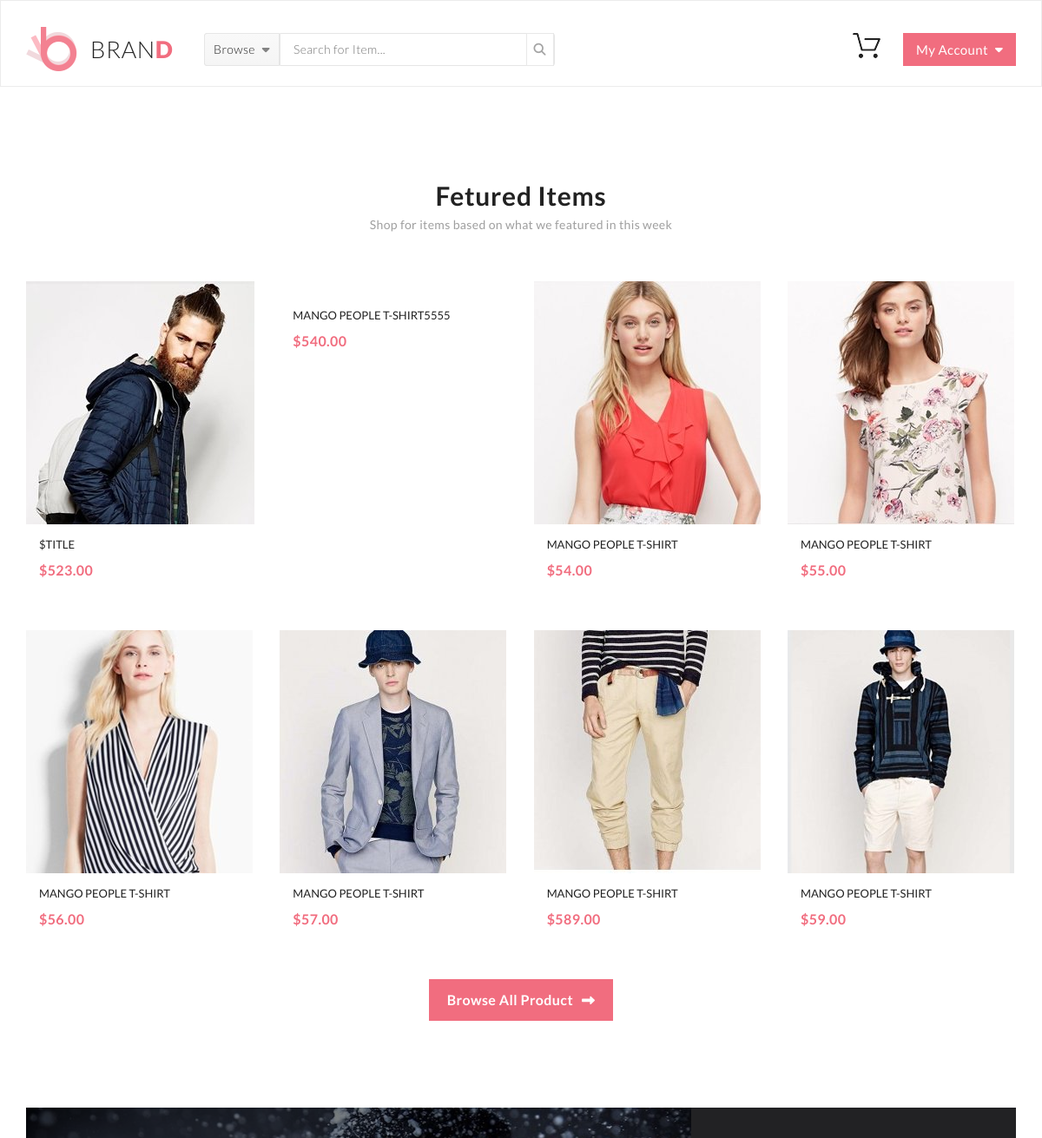
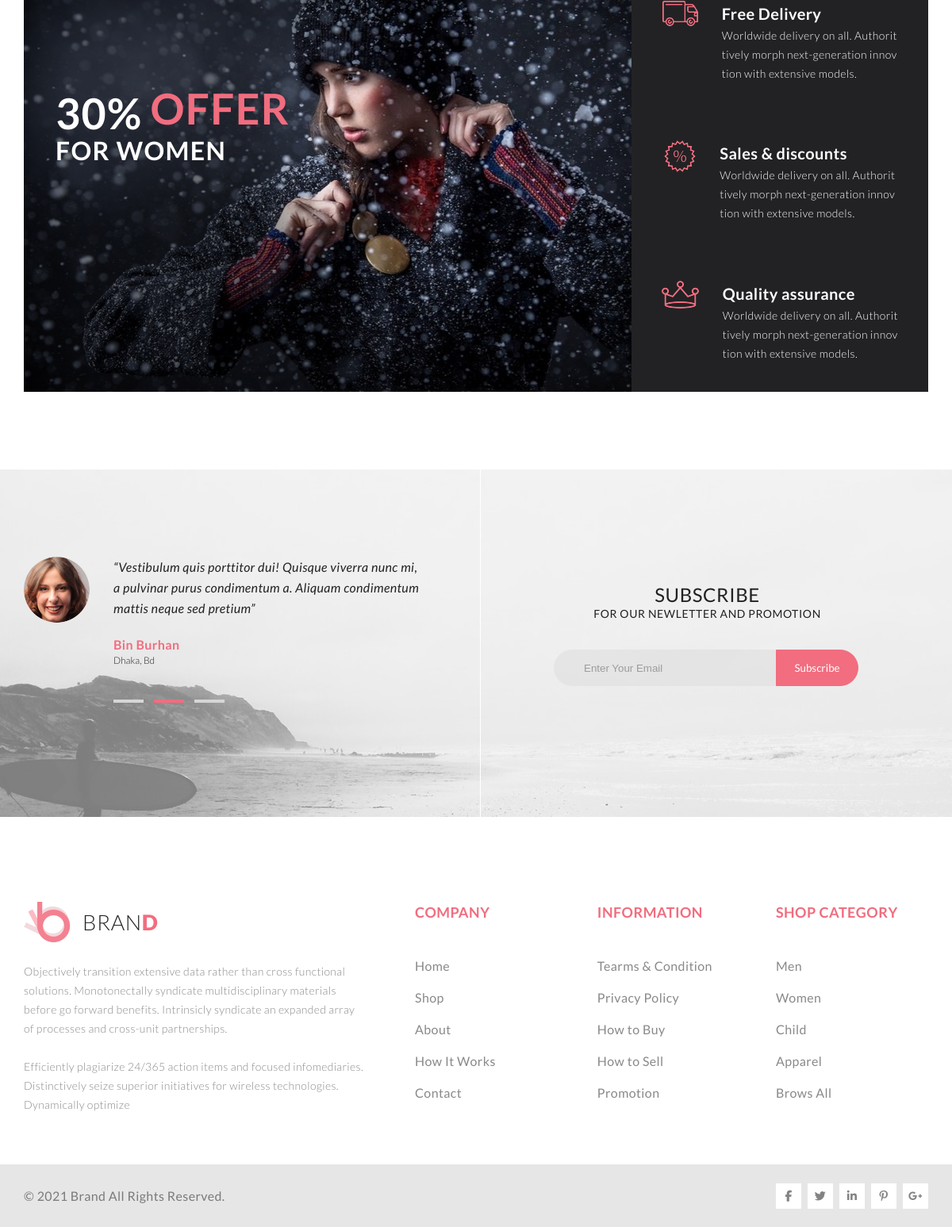
The page / on the database its author committed (2 pictures, top to bottom).
### tables this page shows
CREATE TABLE `product` (
  `id` int(11) NOT NULL,
  `title` varchar(100) NOT NULL,
  `size` int(11) NOT NULL,
  `price` int(11) NOT NULL,
  `img` varchar(100) NOT NULL,
  `description` text NOT NULL,
  `count` int(11) NOT NULL
);

### index.php (the view, shortened to what this page needs)
<?php
include "./config/config.php";
?>
<!DOCTYPE html>
<html lang="en">
<head>
	<link rel="stylesheet" href="css/style.css">
</head>
<body>
	<? include "./templates/header.php"; ?>
		<section class="product">
			<h2 class="product-p1">Fetured Items</h2>
			<p class="product-p2">Shop for items based on what we featured in this week</p>
			<div class="product-cont">
			<?php
			$sql = "select * from product";
			$res = mysqli_query($connect,$sql);
			while($data = mysqli_fetch_assoc($res)):?>
           		<div class="product-cont-elem">
					<img src="img/<?=$data['img']?>" alt="">
					<div class="product-cont-elem-text">
						<a href="details.php?action=count&img=<?=$data['img']?>&id=<?=$data['id']?>" class="product-cont-elem-text-a">
							<p class="product-cont-img-p1"><?=$data['title']?></p>
						</a>
						<div class="product-cont-elem-text-admin">
							<p class="product-cont-img-p2">$<?=$data['price']?>.00</p>
						</div>
					</div>
				</div>
			<?php endwhile;?>
					<a href="#" class="button">
							Browse All Product
							<i class="fa fa-long-arrow-right" aria-hidden="true"></i>
					</a>
			</div>
		</section>
		<section class="feature">
			<div class="wrap">
				<div class="feature-left">
					<div class="text">
						<div class="text2-2">
							<h2 class="text2">30% </h2>
							<p class="text3"> OFFER</p>
						</div>
						<p class="text1">FOR WOMEN</p>
 					</div>
				</div>
				<div class="feature-right">
					<div class="feature-right-elem">
						<img src="img/forma_1_1322.png" alt="">
						<div class="feature-right-elem-text">
							<p class="feature-right-elem-text-1">Free Delivery</p>
							<p class="feature-right-elem-text-2">Worldwide delivery on all. Authorit tively morph next-generation innov tion with extensive models.</p>
						</div>
					</div>
					<div class="feature-right-elem">
						<img src="img/forma_1_1340.png" alt="">
						<div class="feature-right-elem-text">
							<p class="feature-right-elem-text-1">Sales & discounts</p>
							<p class="feature-right-elem-text-2">Worldwide delivery on all. Authorit tively morph next-generation innov tion with extensive models.</p>
						</div>
					</div>
					<div class="feature-right-elem">
						<img src="img/forma_1_1341.png" alt="">
						<div class="feature-right-elem-text">
							<p class="feature-right-elem-text-1">Quality assurance</p>
							<p class="feature-right-elem-text-2">Worldwide delivery on all. Authorit tively morph next-generation innov tion with extensive models.</p>
						</div>
					</div>
				</div>
			</div>
		</section>
		<? include "./templates/subscribe.php"; ?>
		<? include "./templates/footer.php"; ?>
</body>
</html>

### templates/header.php (shortened to what this page needs)
<header class="header">
			<div class="wrap header-wrap">
				<a href="index.php" class="logo">
					<img src="img/group_2_18.png" alt="" class="img-logo">
					<p class="text-logo">BRAN</p>
					<p class="text-logo text-logo-D">D</p>
				</a>
				<div class="search">
					<div class="browse">
						<h2 class="search-text">Browse</h2>
						<i class="fa fa-caret-down" aria-hidden="true"></i>
					</div>
					<form class="for-item">
						<input class="search-field" type="text" required placeholder="Search for Item...">
						<button class="vert" type="submit">
							<i class="fa fa-search" aria-hidden="true"></i>
						</button>
					</form>
				</div>
				<div class="account">
					<a href="shoppingCart.php" >
						<img src="img/forma_1_1113.png" class="account_a" alt="">
					</a>
					<div class="my-acount">
						<h2 class="accout-text">My Account</h2>
						<i class="fa fa-caret-down" aria-hidden="true"></i>
					</div>
				</div>
			</div>
		</header>

### templates/subscribe.php (shortened to what this page needs)
<section class="subscribe">
				<div class="wrap wrap">
					<div class="subscribe-1">
						<div class="subscribe-1-1">
							<img src="img/ellipse_3_2206.png" alt="">
						</div>
						<div class="subscribe-1-2">
							<h2 class="subscribe-1-2-p1">“Vestibulum quis porttitor dui! Quisque viverra nunc mi,
							a pulvinar purus condimentum a. Aliquam condimentum mattis neque sed pretium”</h2>
							<p class="subscribe-1-2-p2">Bin Burhan</p>
							<p class="subscribe-1-2-p3">Dhaka, Bd</p>
							<div class="subscribe-1-2-slaid">
								<div class="subscribe-1-2-slaid-elem"></div>
								<div class="subscribe-1-2-slaid-elem active"></div>
								<div class="subscribe-1-2-slaid-elem"></div>
							</div>
						</div>
					</div>
					<div class="subscribe-3">
						<div class="subscribe-3-1">
							<p class="subscribe-3-p1">Subscribe</p>
							<p class="subscribe-3-p2">FOR OUR NEWLETTER AND PROMOTION</p>
							<form class="subscribe-3-cont">
								<input id="email" class="subscribe-3-cont-1" type="email" required pattern="\S+@[a-z]+.[a-z]+" placeholder="Enter Your Email">
								<button class="subscribe-3-cont-2" type="submit">
									Subscribe
								</button>
							</form>
						</div>
					</div>
				</div>
</section>

### templates/footer.php
<footer>
			<div class="wrap wrap-footer">
				<div class="footer-1">
					<a href="index.html" class="logo">
							<img src="img/group_2_18.png" alt="" class="img-logo">
							<p class="text-logo">BRAN</p>
							<p class="text-logo text-logo-D">D</p>
					</a>
					<p class="footer-1-p"> Objectively transition extensive data rather than cross functional solutions. Monotonectally syndicate multidisciplinary materials before go forward benefits. Intrinsicly syndicate an expanded array of processes and cross-unit partnerships. <br><br>
					Efficiently plagiarize 24/365 action items and focused infomediaries.
					Distinctively seize superior initiatives for wireless technologies. Dynamically optimize
					</p>
				</div>
				<div class="footer-2">
					<p class="footer-234-p">COMPANY</p>
					<ul class="footer-nav">
						<li class="footer-nav-item"><a href="#" class="footer-nav-link">Home</a></li>
						<li class="footer-nav-item"><a href="#" class="footer-nav-link">Shop</a></li>
						<li class="footer-nav-item"><a href="#" class="footer-nav-link">About</a></li>
						<li class="footer-nav-item"><a href="#" class="footer-nav-link">How It Works</a></li>
						<li class="footer-nav-item"><a href="#" class="footer-nav-link">Contact</a></li>
					</ul>
				</div>
				<div class="footer-3">
					<p class="footer-234-p">INFORMATION</p>
					<ul class="footer-nav">
						<li class="footer-nav-item"><a href="#" class="footer-nav-link">Tearms & Condition</a></li>
						<li class="footer-nav-item"><a href="#" class="footer-nav-link">Privacy Policy</a></li>
						<li class="footer-nav-item"><a href="#" class="footer-nav-link">How to Buy</a></li>
						<li class="footer-nav-item"><a href="#" class="footer-nav-link">How to Sell</a></li>
						<li class="footer-nav-item"><a href="#" class="footer-nav-link">Promotion</a></li>
					</ul>
				</div>
				<div class="footer-4">
					<p class="footer-234-p">SHOP CATEGORY</p>
					<ul class="footer-nav">
						<li class="footer-nav-item"><a href="#" class="footer-nav-link">Men</a></li>
						<li class="footer-nav-item"><a href="#" class="footer-nav-link">Women</a></li>
						<li class="footer-nav-item"><a href="#" class="footer-nav-link">Child</a></li>
						<li class="footer-nav-item"><a href="#" class="footer-nav-link">Apparel</a></li>
						<li class="footer-nav-item"><a href="#" class="footer-nav-link">Brows All</a></li>
					</ul>
				</div>
			</div>
			<div class="footer-footer">
				<div class="wrap wrap-footer-footer">
					<div class="footer-footer-1">
						© 2021  Brand  All Rights Reserved.
					</div>
					<div class="footer-footer-2">
						<a href="">
						<div class="rectangle">
							<i class="fa fa-facebook" aria-hidden="true"></i>
						</div>
						</a>
						<a href="">
						<div class="rectangle">
							<i class="fa fa-twitter" aria-hidden="true"></i>
						</div>
						</a>
						<a href="">
						<div class="rectangle">
							<i class="fa fa-linkedin" aria-hidden="true"></i>
						</div>
						</a>
						<a href="">
						<div class="rectangle">
							<i class="fa fa-pinterest-p" aria-hidden="true"></i>
						</div>
						</a>
						<a href="">
						<div class="rectangle">
							<i class="fa fa-google-plus" aria-hidden="true"></i>
						</div>
						</a>
					</div>
				</div>
			</div>
		</footer>

### rows shown on the page
product: img (picture), title "$TITLE", price "523"
product: title "MANGO PEOPLE T-SHIRT5555", price "540"
product: img (picture), title "MANGO PEOPLE T-SHIRT", price "54"
product: img (picture), title "MANGO PEOPLE T-SHIRT", price "55"
product: img (picture), title "MANGO PEOPLE T-SHIRT", price "56"
product: img (picture), title "MANGO PEOPLE T-SHIRT", price "57"
product: img (picture), title "MANGO PEOPLE T-SHIRT", price "589"
product: img (picture), title "MANGO PEOPLE T-SHIRT", price "59"
